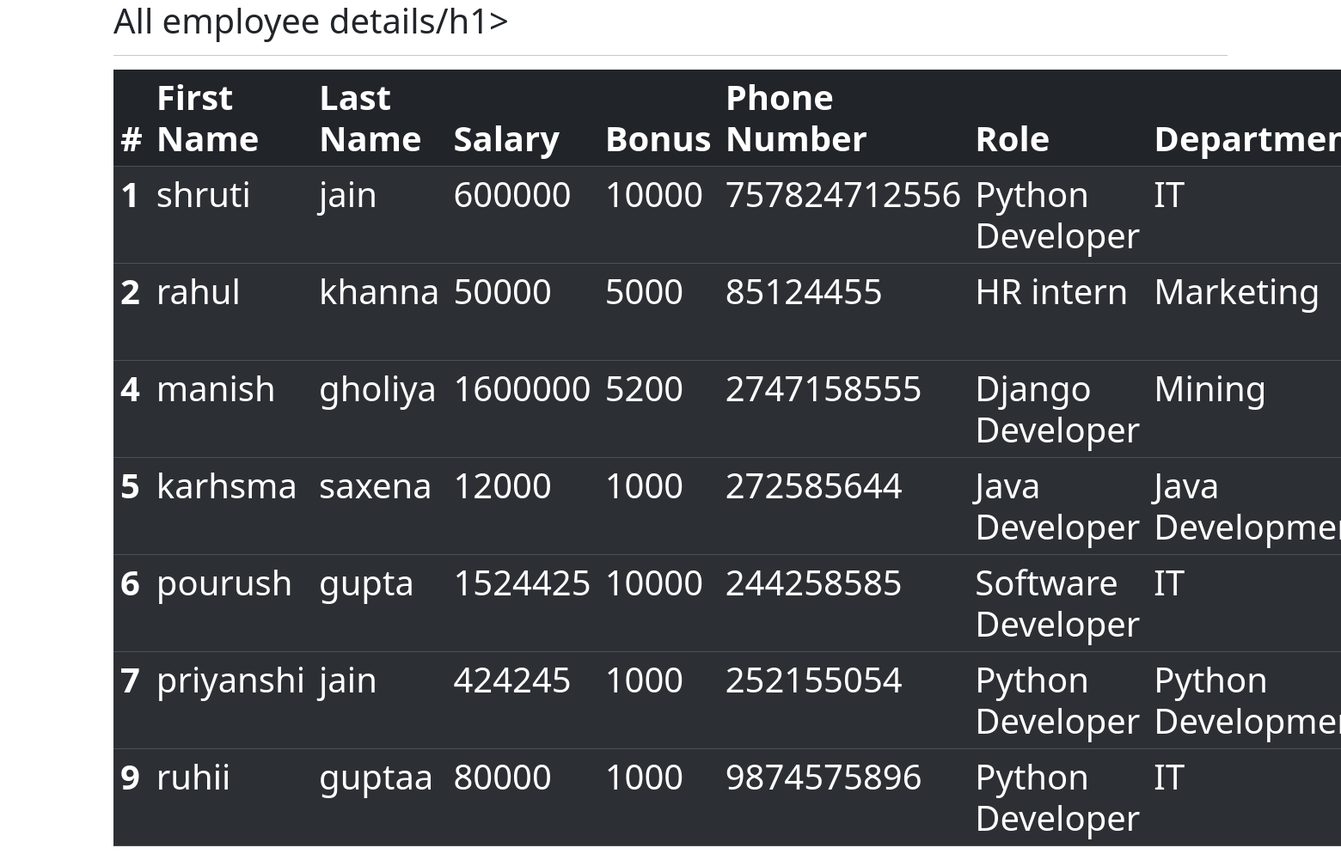
The app's page /all_emp with its own data.
### emp_app/models.py (models this page shows, shortened)
class Employee(models.Model):
    first_name=models.CharField(max_length=100,null=False)
    last_name=models.CharField(max_length=100)
    dept=models.ForeignKey(Department,on_delete=models.CASCADE)
    salary=models.IntegerField(default=0)
    bonus=models.IntegerField(default=0)
    role=models.ForeignKey(Role,on_delete=models.CASCADE)
    phone=models.IntegerField(default=0)
    hire_date=models.DateField()
    def __str__(self) :
        return "%s %s" % (self.first_name,self.last_name)

class Role(models.Model):
    name=models.CharField(max_length=100,null=False)

class Department(models.Model):
    name=models.CharField(max_length=100,null=False)
    location=models.CharField(max_length=100)

### emp_app/views.py (the view)
# urls.py: path('all_emp', views.all_emp,name='all_emp'),
def all_emp(request):
    emps=Employee.objects.all()
    context={
        'emps':emps
    }
    print(context)
    return render(request,'view_all_emp.html',context)

### emp_app/templates/view_all_emp.html (shortened to what this page needs)
<!DOCTYPE html>
<html lang="en">
<head>
    <link href="https://cdn.jsdelivr.net/npm/bootstrap@5.3.3/dist/css/bootstrap.min.css" rel="stylesheet">
</head>
<body>
    <div class="container">
        <h1>All employee details/h1>
        <hr>
        <table class="table table-dark table-striped">
            <thead>
              <tr>
                <th scope="col">#</th>
                <th scope="col">First Name</th>
                <th scope="col">Last Name</th>
                <th scope="col">Salary</th>
                <th scope="col">Bonus</th>
                <th scope="col">Phone Number</th>
                <th scope="col">Role</th>
                <th scope="col">Department</th>
              </tr>
            </thead>
                {% for emp in emps %}
            <tbody>
              <tr>
                <th scope="row">{{emp.id}}</th>
                <td>{{emp.first_name}}</td>
                <td>{{emp.last_name}}</td>
                <td>{{emp.salary}}</td>
                <td>{{emp.bonus}}</td>
                <td>{{emp.phone}}</td>
                <td>{{emp.role.name}}</td>
                <td>{{emp.dept.name}}</td>
              </tr>
            </tbody>
            {% endfor %}
          </table>
      </div>
</body>
</html>

### records on screen
Employee: id "1", first_name "shruti", last_name "jain", salary "600000", bonus "10000", phone "757824712556", role.name "Python Developer", dept.name "IT"
Employee: id "2", first_name "rahul", last_name "khanna", salary "50000", bonus "5000", phone "85124455", role.name "HR intern", dept.name "Marketing"
Employee: id "4", first_name "manish", last_name "gholiya", salary "1600000", bonus "5200", phone "2747158555", role.name "Django Developer", dept.name "Mining"
Employee: id "5", first_name "karhsma", last_name "saxena", salary "12000", bonus "1000", phone "272585644", role.name "Java Developer", dept.name "Java…"
Employee: id "6", first_name "pourush", last_name "gupta", salary "1524425", bonus "10000", phone "244258585", role.name "Software Developer", dept.name "IT"
Employee: id "7", first_name "priyanshi", last_name "jain", salary "424245", bonus "1000", phone "252155054", role.name "Python Developer", dept.name "Python…"
Employee: id "9", first_name "ruhii", last_name "guptaa", salary "80000", bonus "1000", phone "9874575896", role.name "Python Developer", dept.name "IT"
